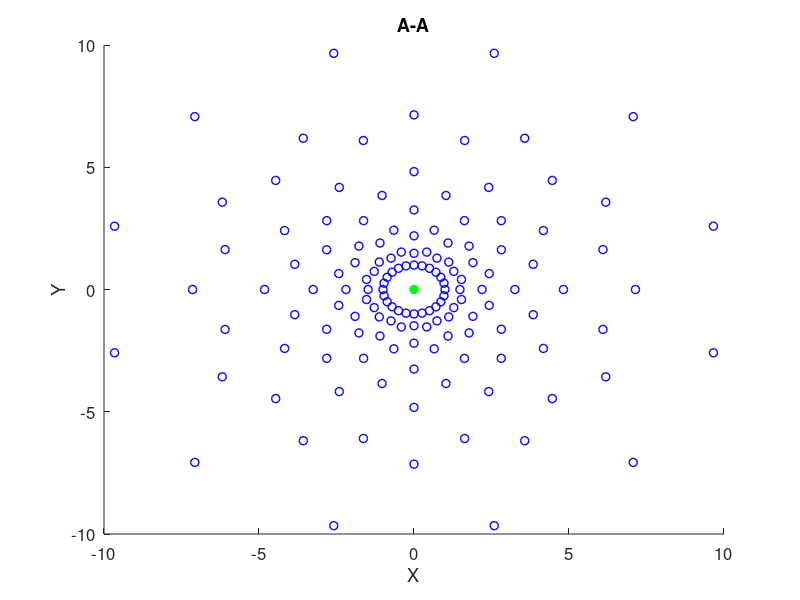

The MATLAB source for this figure:

hold on
title('A-A')
xlabel('X');
ylabel('Y');
set(gca,'FontSize',12);

for i=15:15:360
   for j=0:5
%                distant from center to point
       if mod(i/15,2)==0 
           l=exp(j*(log(10/1.4)/5));
           x=cos(i*pi/180)*l;
           y=sin(i*pi/180)*l;
       else
           l=exp(j*(log(10)/5));
           x=cos(i*pi/180)*l;
           y=sin(i*pi/180)*l;
       end
       
       plot(x,y,'ob','LineWidth',1)
   end
end

plot(0,0,'*g','LineWidth',4)